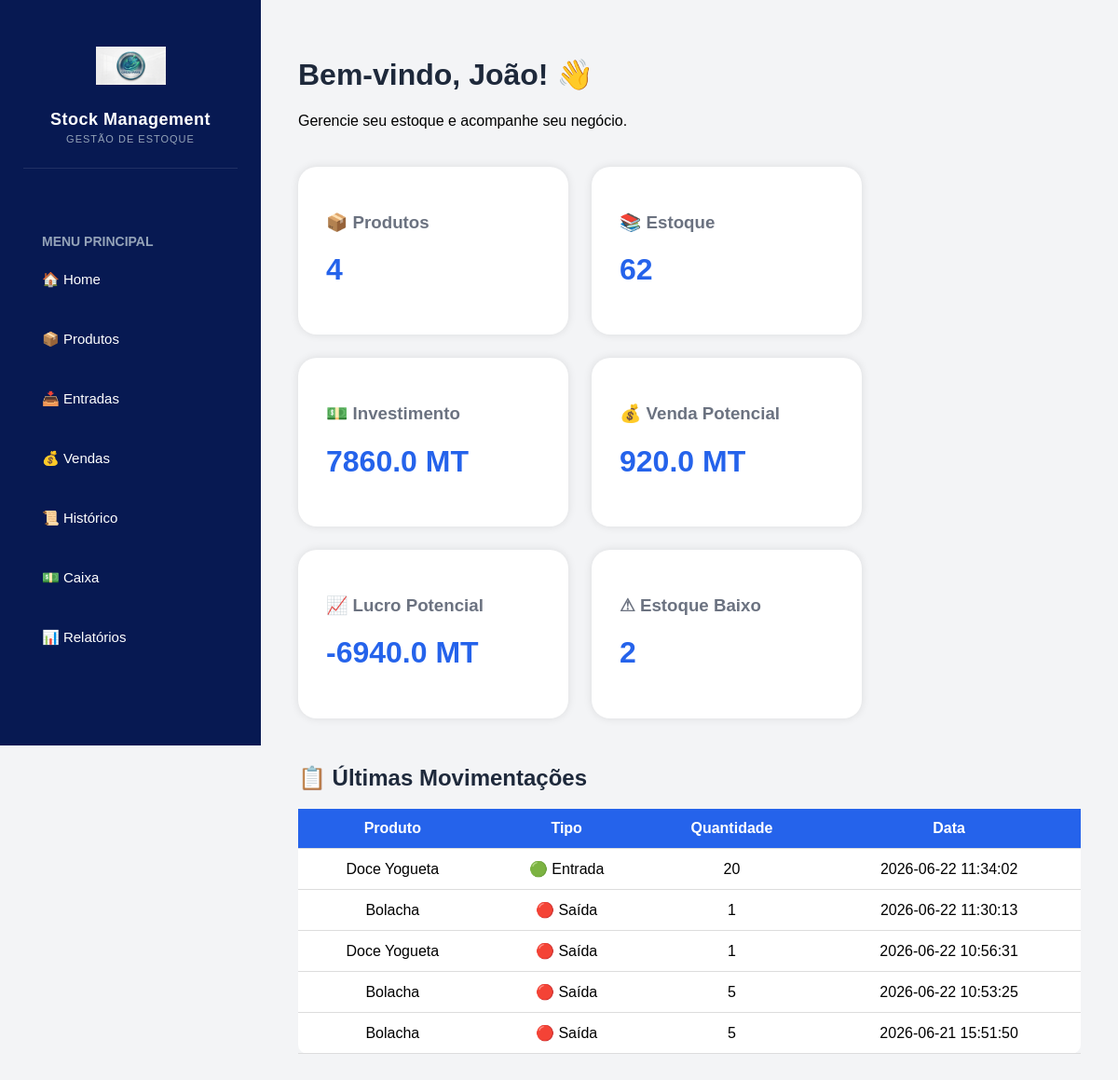
The page / on the database its author committed.
### tables this page shows
CREATE TABLE stock_movements (

    id INTEGER PRIMARY KEY AUTOINCREMENT,
    
    product_id INTEGER NOT NULL,
    
    movement_type TEXT NOT NULL,
    
    quantity INTEGER NOT NULL,
    
    date TIMESTAMP DEFAULT CURRENT_TIMESTAMP
    
, total_value REAL DEFAULT 0);

CREATE TABLE products (
    id INTEGER PRIMARY KEY AUTOINCREMENT,
    name TEXT NOT NULL,
    quantity INTEGER NOT NULL,
    purchase_price REAL NOT NULL,
    selling_price REAL NOT NULL
, minimum_stock INTEGER DEFAULT 5);

### app.py (the view)
@app.route('/')
def home():
    connection = sqlite3.connect('database/database.db')
    cursor = connection.cursor()
    cursor.execute(
        '''
        SELECT COUNT(*)
        FROM products
        WHERE quantity <= minimum_stock
        '''
    )
    low_stock_count = cursor.fetchone()[0]
    cursor.execute(
        '''
        SELECT
            products.name,
            stock_movements.movement_type,
            stock_movements.quantity,
            stock_movements.date

        FROM stock_movements

        INNER JOIN products
        ON products.id = stock_movements.product_id

        ORDER BY stock_movements.id DESC

        LIMIT 5
        '''
    )
    recent_movements = cursor.fetchall()
    cursor.execute(
        'SELECT COUNT(*) FROM products'
    )
    total_products = cursor.fetchone()[0]
    cursor.execute(
        'SELECT SUM(quantity) FROM products'
    )
    total_stock = cursor.fetchone()[0]
    cursor.execute(
        'SELECT SUM(quantity * purchase_price) FROM products'
    )
    total_investment = cursor.fetchone()[0]
    cursor.execute(
        'SELECT SUM(quantity * selling_price) FROM products'
    )
    total_sales_value = cursor.fetchone()[0]
    connection.close()
    if total_stock is None:
        total_stock = 0
    if total_investment is None:
        total_investment = 0
    if total_sales_value is None:
        total_sales_value = 0
    total_profit = total_sales_value - total_investment
    return render_template(
        'index.html',
        total_products=total_products,
        total_stock=total_stock,
        total_investment=round(total_investment, 2),
        total_sales_value=round(total_sales_value, 2),
        total_profit=round(total_profit, 2),
        low_stock_count=low_stock_count,
        recent_movements=recent_movements
    )

### templates/index.html
{% extends 'base.html' %}
{% block content %}
<h1>
    Bem-vindo, João! 👋
</h1>
<p>
    Gerencie seu estoque e acompanhe seu negócio.
</p>
<div class="dashboard">
    <div class="dashboard-card">
        <h3>📦 Produtos</h3>
        <h1>{{ total_products }}</h1>
    </div>
    <div class="dashboard-card">
        <h3>📚 Estoque</h3>
        <h1>{{ total_stock }}</h1>
    </div>
    <div class="dashboard-card">
        <h3>💵 Investimento</h3>
        <h1>{{ total_investment }} MT</h1>
    </div>
    <div class="dashboard-card">
        <h3>💰 Venda Potencial</h3>
        <h1>{{ total_sales_value }} MT</h1>
    </div>
    <div class="dashboard-card">
        <h3>📈 Lucro Potencial</h3>
        <h1>{{ total_profit }} MT</h1>
    </div>
    <div class="dashboard-card">
        <h3>⚠ Estoque Baixo</h3>
        <h1>{{ low_stock_count }}</h1>
    </div>
</div>
<div class="table-container">
    <h2>
        📋 Últimas Movimentações
    </h2>
    <table>
        <tr>
            <th>Produto</th>
            <th>Tipo</th>
            <th>Quantidade</th>
            <th>Data</th>
        </tr>
        {% for movement in recent_movements %}
        <tr>
            <td>{{ movement[0] }}</td>
            <td>
                {% if movement[1] == 'Entrada' %}
                    🟢 Entrada
                {% else %}
                    🔴 Saída
                {% endif %}
            </td>
            <td>{{ movement[2] }}</td>
            <td>{{ movement[3] }}</td>
        </tr>
        {% endfor %}
    </table>
</div>
{% endblock %}

### static/style.css (style rules this page uses)
body { margin:0; background:#f3f4f6; font-family:Arial, sans-serif; }
h1,h2 { color:#1e293b; }
table { width:100%; border-collapse:collapse; }
th { background:#f3f4f6; padding:15px; }
td { padding:15px; border-bottom:1px solid #e5e7eb; }
.dashboard { display:flex; flex-wrap:wrap; gap:25px; margin-top:40px; }
.dashboard-card { background:white; width:230px; padding:30px; border-radius:20px; box-shadow:0px 0px 10px rgba(0,0,0,0.1); }
.dashboard-card h3 { color:#6b7280; }
.dashboard-card h1 { color:#2563eb; }
.table-container { overflow-x:auto; }
.table-container { margin-top:30px; overflow-x:auto; }
table { width:100%; border-collapse:collapse; background:white; border-radius:10px; }
th { background:#2563eb; color:white; }
th, td { padding:12px; text-align:center; border-bottom:1px solid #ddd; }

### rows shown on the page
stock_movements: name "Doce Yogueta", movement_type "🟢 Entrada", quantity "20", date "2026-06-22 11:34:02"
stock_movements: name "Bolacha", movement_type "🔴 Saída", quantity "1", date "2026-06-22 11:30:13"
stock_movements: name "Doce Yogueta", movement_type "🔴 Saída", quantity "1", date "2026-06-22 10:56:31"
stock_movements: name "Bolacha", movement_type "🔴 Saída", quantity "5", date "2026-06-22 10:53:25"
stock_movements: name "Bolacha", movement_type "🔴 Saída", quantity "5", date "2026-06-21 15:51:50"

### other values the page prints
{{ total_products }} "4"
{{ total_stock }} "62"
{{ total_investment }} "7860.0"
{{ total_sales_value }} "920.0"
{{ total_profit }} "-6940.0"
{{ low_stock_count }} "2"
